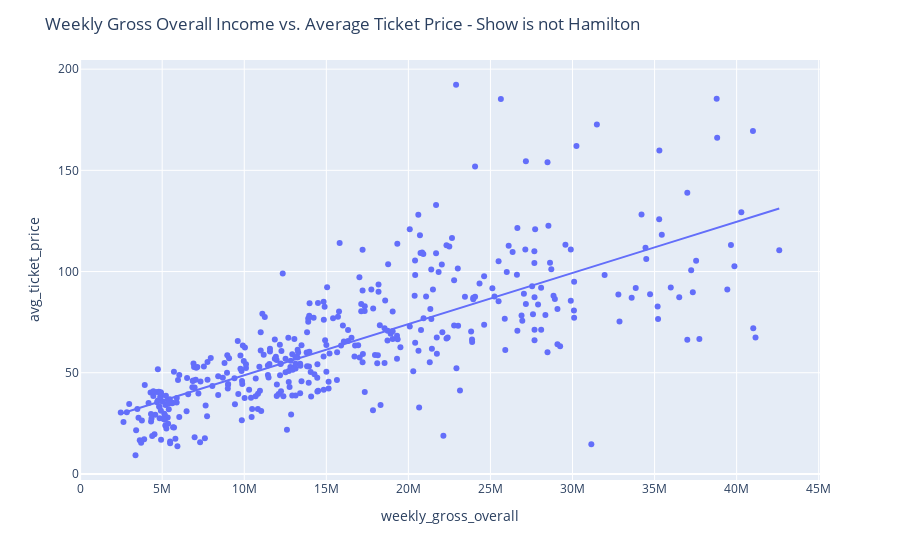

This figure's notebook cell:
### Markdown cell above
# Introducing Categorical Variables

In Q1 we created a plot to examine the assocation between weekly gross overall profit and average ticket price. One way to further study this relationship is to additionally consider other variables that might help us understand why the visualized data association looks the way it does.

The two plots below show associations between the same data, but restricted to either when the show is not Hamilton or is Hamilton respectively. Titles are added for clarity on our choice.

### Code cell
# Title needs to reflect boolean selection

fig = px.scatter(broadway[broadway.Hamilton=='No'], x="weekly_gross_overall", y="avg_ticket_price", trendline="ols")
fig.update_layout(title="Weekly Gross Overall Income vs. Average Ticket Price - Show is not Hamilton")

### Figure 1 — Plotly figure (JSON) as saved in the notebook; plotly's stock layout.template omitted (floating-point values rounded to 4 significant figures; data arrays with more than 128 entries replaced by an {"elided": "..."} marker saying what was removed)
{"data": [{"hovertemplate": "weekly_gross_overall=%{x}<br>avg_ticket_price=%{y}<extra></extra>", "legendgroup": "", "marker": {"color": "#636efa", "symbol": "circle"}, "mode": "markers", "name": "", "orientation": "v", "showlegend": false, "type": "scatter", "x": {"elided": "400 float values"}, "xaxis": "x", "y": {"elided": "400 float values"}, "yaxis": "y"}, {"hovertemplate": "<b>OLS trendline</b><br>avg_ticket_price = 2.52749e-06 * weekly_gross_overall + 23.4587<br>R<sup>2</sup>=0.561643<br><br>weekly_gross_overall=%{x}<br>avg_ticket_price=%{y} <b>(trend)</b><extra></extra>", "legendgroup": "", "marker": {"color": "#636efa", "symbol": "circle"}, "mode": "lines", "name": "", "showlegend": false, "type": "scatter", "x": {"elided": "400 float values"}, "xaxis": "x", "y": {"elided": "400 float values"}, "yaxis": "y"}], "layout": {"legend": {"tracegroupgap": 0}, "margin": {"t": 60}, "title": {"text": "Weekly Gross Overall Income vs. Average Ticket Price - Show is not Hamilton"}, "xaxis": {"anchor": "y", "domain": [0, 1], "title": {"text": "weekly_gross_overall"}}, "yaxis": {"anchor": "x", "domain": [0, 1], "title": {"text": "avg_ticket_price"}}}}
